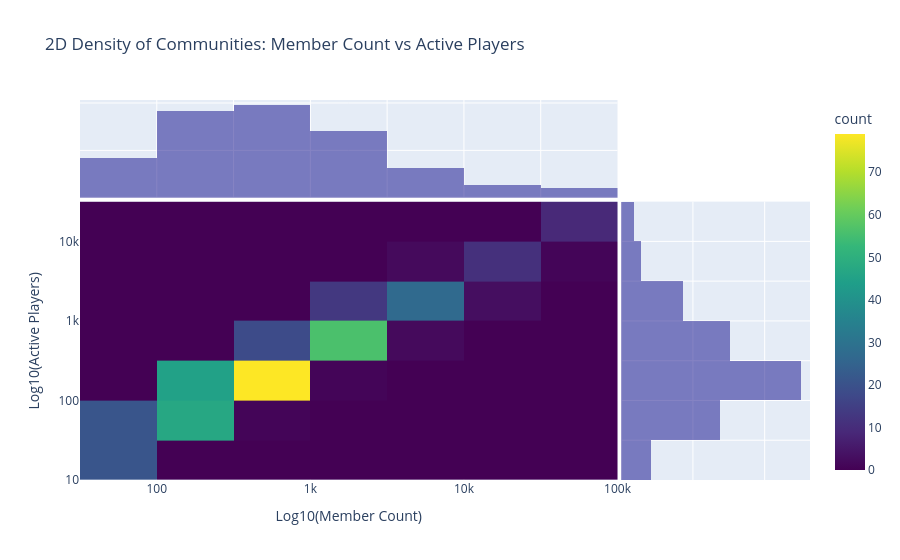

This figure's notebook cell:
### Code cell
gaming_data['log_member_count_heatmap'] = np.log10(gaming_data['member_count'] + 1)
gaming_data['log_active_players_heatmap'] = np.log10(gaming_data['active_players'] + 1)

fig = px.density_heatmap(
    gaming_data,
    x='log_member_count_heatmap',
    y='log_active_players_heatmap',
    marginal_x='histogram',
    marginal_y='histogram',
    title='2D Density of Communities: Member Count vs Active Players',
    labels={
        'log_member_count_heatmap': 'Log10(Member Count)',
        'log_active_players_heatmap': 'Log10(Active Players)'
    }
)

fig.update_layout(
    coloraxis_colorscale='Viridis',
    xaxis=dict(
        tickvals=[0, 1, 2, 3, 4, 5, 6],
        ticktext=['1', '10', '100', '1k', '10k', '100k', '1M']
    ),
    yaxis=dict(
        tickvals=[0, 1, 2, 3, 4, 5, 6],
        ticktext=['1', '10', '100', '1k', '10k', '100k', '1M']
    )
)

fig.write_html("density_heatmap_member_active.html")

fig.show()

### Figure 1 — Plotly figure (JSON) as saved in the notebook; plotly's stock layout.template omitted (floating-point values rounded to 4 significant figures; data arrays with more than 128 entries replaced by an {"elided": "..."} marker saying what was removed)
{"data": [{"coloraxis": "coloraxis", "hovertemplate": "Log10(Member Count)=%{x}<br>Log10(Active Players)=%{y}<br>count=%{z}<extra></extra>", "name": "", "type": "histogram2d", "x": {"elided": "357 float values"}, "xaxis": "x", "xbingroup": "x", "y": {"elided": "357 float values"}, "yaxis": "y", "ybingroup": "y"}, {"bingroup": "x", "hovertemplate": "Log10(Member Count)=%{x}<br>count=%{y}<extra></extra>", "legendgroup": "", "marker": {"color": "#0d0887"}, "name": "", "opacity": 0.5, "showlegend": false, "type": "histogram", "x": {"elided": "357 float values"}, "xaxis": "x3", "yaxis": "y3"}, {"bingroup": "y", "hovertemplate": "Log10(Active Players)=%{y}<br>count=%{x}<extra></extra>", "legendgroup": "", "marker": {"color": "#0d0887"}, "name": "", "opacity": 0.5, "showlegend": false, "type": "histogram", "xaxis": "x2", "y": {"elided": "357 float values"}, "yaxis": "y2"}], "layout": {"barmode": "overlay", "coloraxis": {"colorbar": {"title": {"text": "count"}}, "colorscale": [[0, "#440154"], [0.1111, "#482878"], [0.2222, "#3e4989"], [0.3333, "#31688e"], [0.4444, "#26828e"], [0.5556, "#1f9e89"], [0.6667, "#35b779"], [0.7778, "#6ece58"], [0.8889, "#b5de2b"], [1, "#fde725"]]}, "legend": {"tracegroupgap": 0}, "title": {"text": "2D Density of Communities: Member Count vs Active Players"}, "xaxis": {"anchor": "y", "domain": [0, 0.7363], "ticktext": ["1", "10", "100", "1k", "10k", "100k", "1M"], "tickvals": [0, 1, 2, 3, 4, 5, 6], "title": {"text": "Log10(Member Count)"}}, "xaxis2": {"anchor": "y2", "domain": [0.7413, 1], "matches": "x2", "showgrid": true, "showline": false, "showticklabels": false, "ticks": ""}, "xaxis3": {"anchor": "y3", "domain": [0, 0.7363], "matches": "x", "showgrid": true, "showticklabels": false}, "xaxis4": {"anchor": "y4", "domain": [0.7413, 1], "matches": "x2", "showgrid": true, "showline": false, "showticklabels": false, "ticks": ""}, "yaxis": {"anchor": "x", "domain": [0, 0.7326], "ticktext": ["1", "10", "100", "1k", "10k", "100k", "1M"], "tickvals": [0, 1, 2, 3, 4, 5, 6], "title": {"text": "Log10(Active Players)"}}, "yaxis2": {"anchor": "x2", "domain": [0, 0.7326], "matches": "y", "showgrid": true, "showticklabels": false}, "yaxis3": {"anchor": "x3", "domain": [0.7426, 1], "matches": "y3", "showgrid": true, "showline": false, "showticklabels": false, "ticks": ""}, "yaxis4": {"anchor": "x4", "domain": [0.7426, 1], "matches": "y3", "showgrid": true, "showline": false, "showticklabels": false, "ticks": ""}}}
